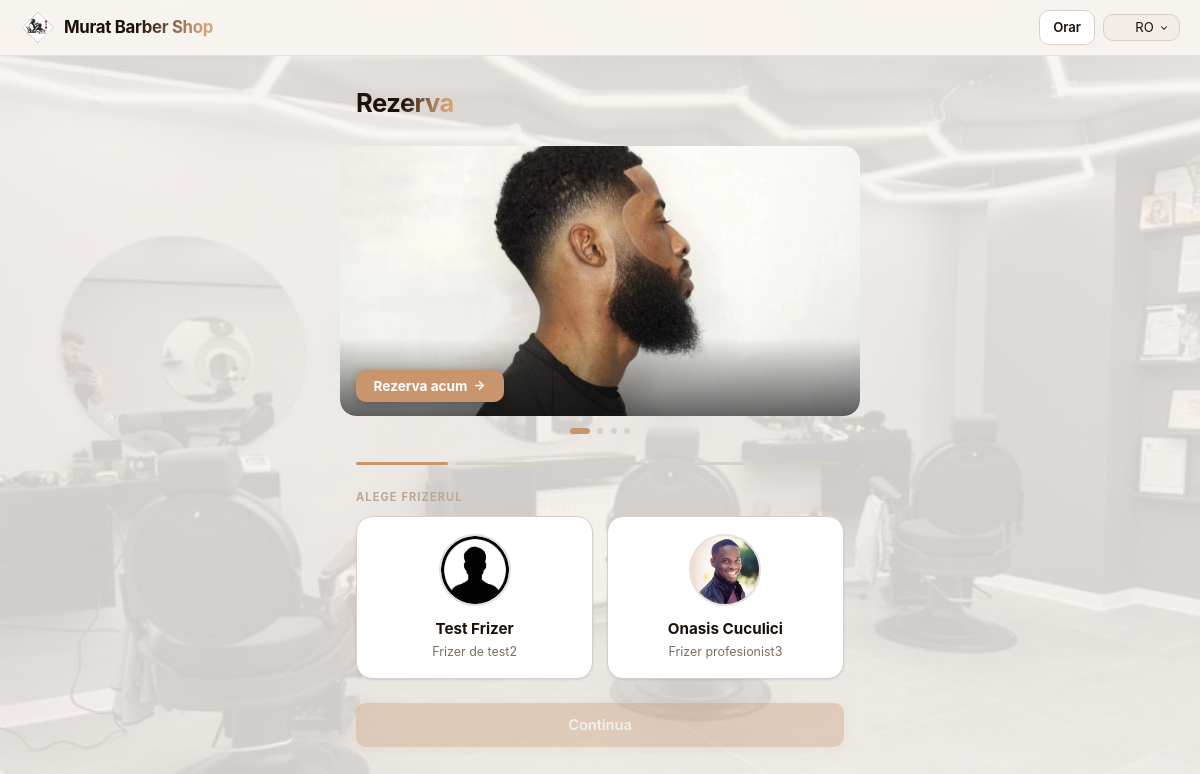
The page / on the database its author committed.
### models.py (models this page shows, shortened)
class GalleryPhoto(Base):
    __tablename__ = "gallery_photos"
    id:           Mapped[int]           = mapped_column(Integer, primary_key=True, index=True)
    file_path:    Mapped[str]           = mapped_column(String(255), nullable=False)
    caption:      Mapped[Optional[str]] = mapped_column(String(200), nullable=True)
    sort_order:   Mapped[int]           = mapped_column(Integer, default=0, nullable=False)
    is_background:Mapped[bool]          = mapped_column(Boolean, default=False, nullable=False)
    created_at:   Mapped[datetime]      = mapped_column(DateTime, server_default=func.now(), nullable=False)

class Frizer(Base):
    __tablename__ = "frizer"
    id: Mapped[int] = mapped_column(Integer, primary_key=True, index=True)
    name: Mapped[str] = mapped_column(String(100), nullable=False)
    description: Mapped[str] = mapped_column(String(1000), nullable=True)
    image_path: Mapped[Optional[str]] = mapped_column(String(255), nullable=True)

### routes/reservations.py (the view)
@router.get("/", response_class=HTMLResponse)
def booking_page(request: Request, selected_date: str = "", frizer_id: int = None, db: Session = Depends(get_db)):
    today = date.today().isoformat()
    t, lang = get_t(request)
    slots = []
    if selected_date:
        try:
            d = date.fromisoformat(selected_date)
            slots = SlotService(db).get_available_slots(d)
        except ValueError:
            pass
    frizers = FrizerRepository(db).get_all()
    services = []
    if frizer_id:
        services = ServiceService(db).get_all_for_frizer(frizer_id)
    from repositories.gallery_repository import GalleryRepository
    gallery_repo    = GalleryRepository(db)
    all_photos      = gallery_repo.get_all()
    bg_photo        = gallery_repo.get_background()
    carousel_photos = [p for p in all_photos if not p.is_background]
    return templates.TemplateResponse("book.html", {
        "request":        request,
        "app_name":       config.app_name,
        "services":       services,
        "today":          today,
        "selected_date":  selected_date,
        "slots":          slots,
        "frizers":        frizers,
        "selected_frizer_id": frizer_id,
        "gallery_photos": carousel_photos,
        "bg_photo":       bg_photo,
        "t":              t,
        "lang":           lang,
        "supported_langs": SUPPORTED,
    })

### templates/book.html (shortened to what this page needs)
{% extends "base.html" %}
{% set flag_codes = {'ro':'ro','en':'gb','de':'de','fr':'fr','es':'es','it':'it','hu':'hu','tr':'tr','ru':'ru','pl':'pl'} %}
{% block header_right %}
<div style="display:flex;align-items:center;gap:.5rem">
    <a href="/schedule" class="btn btn-ghost" style="padding:.4rem .85rem;font-size:.82rem">{{ t.nav_schedule }}</a>
    <div style="position:relative" id="lang-picker">
        <button type="button" id="lang-btn"
                style="display:flex;align-items:center;gap:.35rem;background:var(--bg3);border:1px solid var(--border2);border-radius:var(--radius-sm);color:var(--text);padding:.35rem .6rem;font-size:.82rem;font-family:inherit;cursor:pointer;white-space:nowrap;line-height:1">
            <span class="fi fi-{{ flag_codes[lang] }}" style="border-radius:2px;width:1.2em;height:.9em;display:inline-block"></span>
            <span>{{ lang | upper }}</span>
            <svg width="10" height="10" viewBox="0 0 24 24" fill="none" stroke="currentColor" stroke-width="2.5" stroke-linecap="round"><polyline points="6 9 12 15 18 9"/></svg>
        </button>
    </div>
</div>
{% endblock %}
{% block content %}
<div class="shimmer-wrap" style="margin-bottom:1.5rem;margin-top:.25rem">
    <span class="shimmer-text" style="font-size:1.6rem;letter-spacing:-.5px">{{ t.book_heading }}</span>
</div>
{% if gallery_photos %}
<div class="gallery" id="gallery">
    <div class="gallery-viewport" id="gallery-viewport">
        <div class="gallery-track" id="gallery-track">
            {% for photo in gallery_photos %}
            <div class="gallery-slide">
                <img src="{{ photo.file_path }}" alt="{{ photo.caption or app_name }}">
                <div class="gallery-overlay">
                    <button class="gallery-cta" onclick="document.getElementById('step-1').scrollIntoView({behavior:'smooth'})">
                        {{ t.cta_book }}
                        <svg width="13" height="13" viewBox="0 0 24 24" fill="none" stroke="currentColor" stroke-width="2.5" stroke-linecap="round"><line x1="5" y1="12" x2="19" y2="12"/><polyline points="12 5 19 12 12 19"/></svg>
                    </button>
                </div>
            </div>
            {% endfor %}
        </div>
    </div>
    {% if gallery_photos|length > 1 %}
    <div class="gallery-dots" id="gallery-dots"></div>
    {% endif %}
</div>
{% endif %}
<div class="steps">
    <div class="step-dot active" id="dot-1"></div>
    <div class="step-dot" id="dot-2"></div>
    <div class="step-dot" id="dot-3"></div>
    <div class="step-dot" id="dot-4"></div>
    <div class="step-dot" id="dot-5"></div>
</div>
<div id="step-1">
    <p class="section-label">{{ t.step1_label }}</p>
    <div class="frizer-grid" id="frizer-grid">
        {% for frizer in frizers %}
        <div class="frizer-card" onclick="selectFrizer({{ frizer.id }}, '{{ frizer.name }}', this)">
            {% if frizer.image_path %}
            <img src="{{ frizer.image_path }}" alt="{{ frizer.name }}" class="frizer-image">
            {% endif %}
            <div class="frizer-info">
                <h3>{{ frizer.name }}</h3>
                {% if frizer.description %}
                <p>{{ frizer.description }}</p>
                {% endif %}
            </div>
        </div>
        {% endfor %}
    </div>
    <button class="btn btn-primary btn-full" onclick="goToStep2()" id="btn-step2-from-1"
            disabled style="opacity:.35;margin-top:.5rem">{{ t.btn_continue }}</button>
</div>
{% endblock %}

### templates/base.html (style rules this page uses)
:root { --bg: #F8F4F0; --bg2: #FFFFFF; --bg3: #F2EDE7; --border: #E8E0D8; --border2: #D9CFC5; --text: #1C1008; --text2: #7C6F63; --text3: #B8A89A; --accent: #C8956C; --accent-dark: #A8744C; --accent-light: #EDD8C6; --accent-bg: rgba(200,149,108,.12); --accent-border:rgba(200,149,108,.28); --danger: #C53030; --danger-bg: rgba(197,48,48,.08); --success: #276749; --success-bg: rgba(39,103,73,.09); --sh-sm: 0 1px 3px rgba(28,16,8,.07), 0 1px 2px rgba(28,16,8,.04); --sh: 0 4px 20px rgba(28,16,8,.09), 0 2px 6px rgba(28,16,8,.04); --radius: 16px; --radius-sm: 10px; }
* { box-sizing: border-box; margin: 0; padding: 0; -webkit-tap-highlight-color: transparent; }
body { font-family: -apple-system, BlinkMacSystemFont, 'Segoe UI', 'Helvetica Neue', sans-serif; background: var(--bg); color: var(--text); min-height: 100vh; font-size: 15px; line-height: 1.5; }
.section-label { font-size: .69rem; font-weight: 700; letter-spacing: .1em; text-transform: uppercase; color: var(--text3); margin-bottom: .65rem; }
.btn { display: inline-flex; align-items: center; justify-content: center; gap: .4rem; padding: .8rem 1.4rem; border-radius: var(--radius-sm); border: none; font-size: .92rem; font-weight: 600; cursor: pointer; text-decoration: none; transition: all .18s; font-family: inherit; white-space: nowrap; letter-spacing: -.1px; }
.btn-primary { background: var(--accent); color: #fff; box-shadow: 0 2px 10px rgba(200,149,108,.35); }
.btn-ghost { background: var(--bg2); color: var(--text); border: 1.5px solid var(--border2); }
.btn-full { width: 100%; }
.steps { display: flex; gap: .4rem; margin-bottom: 1.5rem; }
.step-dot { height: 3px; flex: 1; border-radius: 2px; background: var(--border2); transition: background .3s; }
.step-dot.active { background: var(--accent); }
.shimmer-wrap { position: relative; display: flex; align-items: center; }
.shimmer-text { font-size: 1.05rem; font-weight: 700; letter-spacing: -.3px; background: linear-gradient( 105deg, var(--text) 0%, var(--text) 18%, #c8956c 32%, #f5d08a 44%, #fffaf0 50%, #f5d08a 56%, #c8956c 68%, var(--text) 82%, var(--text) 100% ); background-size: 280% 100%; -webkit-background-clip: text; background-clip: text; -webkit-text-fill-color: transparent; animation: shimmer-sweep 2.6s ease-in-out infinite; }

### templates/book.html (style rules this page uses)
.frizer-grid { display: grid; grid-template-columns: repeat(auto-fit, minmax(140px, 1fr)); gap: .85rem; margin-bottom: 1rem; }
.frizer-card { background: var(--bg2); border: 1.5px solid var(--border2); border-radius: var(--radius); padding: 1.1rem; cursor: pointer; transition: all .18s; text-align: center; box-shadow: var(--sh-sm); }
.frizer-image { width: 72px; height: 72px; border-radius: 50%; object-fit: cover; margin: 0 auto .75rem; display: block; background: var(--bg3); border: 2px solid var(--border); }
.frizer-info h3 { font-size: .95rem; font-weight: 700; margin-bottom: .2rem; }
.frizer-info p { font-size: .78rem; color: var(--text2); line-height: 1.3; }
.gallery { margin: 0 -1rem 1.75rem; position: relative; }
.gallery-viewport { overflow: hidden; border-radius: var(--radius); touch-action: pan-y; }
.gallery-track { display: flex; transition: transform .38s cubic-bezier(.4,0,.2,1); will-change: transform; user-select: none; }
.gallery-slide { min-width: 100%; height: 270px; position: relative; flex-shrink: 0; }
.gallery-slide img { width: 100%; height: 100%; object-fit: cover; display: block; pointer-events: none; border-radius: var(--radius); }
.gallery-overlay { position: absolute; bottom: 0; left: 0; right: 0; padding: 2rem 1rem .9rem; background: linear-gradient(to top, rgba(0,0,0,.58) 0%, transparent 100%); border-radius: 0 0 var(--radius) var(--radius); display: flex; flex-direction: column; align-items: flex-start; gap: .5rem; }
.gallery-cta { display: inline-flex; align-items: center; gap: .35rem; background: var(--accent); color: #fff; padding: .5rem 1.1rem; border-radius: var(--radius-sm); font-weight: 700; font-size: .85rem; text-decoration: none; box-shadow: 0 2px 10px rgba(0,0,0,.25); transition: background .15s; border: none; cursor: pointer; font-family: inherit; }
.gallery-dots { display: flex; justify-content: center; gap: .45rem; padding-top: .7rem; }

### rows shown on the page
GalleryPhoto: file_path (picture), cta_book "Rezerva acum"
Frizer: image_path (picture), name "Test Frizer", description "Frizer de test2"
Frizer: image_path (picture), name "Onasis Cuculici", description "Frizer profesionist3"

### other values the page prints
{{ site.site_name or app_name }} "Murat Barber Shop"
{{ t.nav_schedule }} "Orar"
{{ lang | upper }} "RO"
{{ t.book_heading }} "Rezerva"
{{ t.step1_label }} "ALEGE FRIZERUL"
{{ t.btn_continue }} "Continua"
